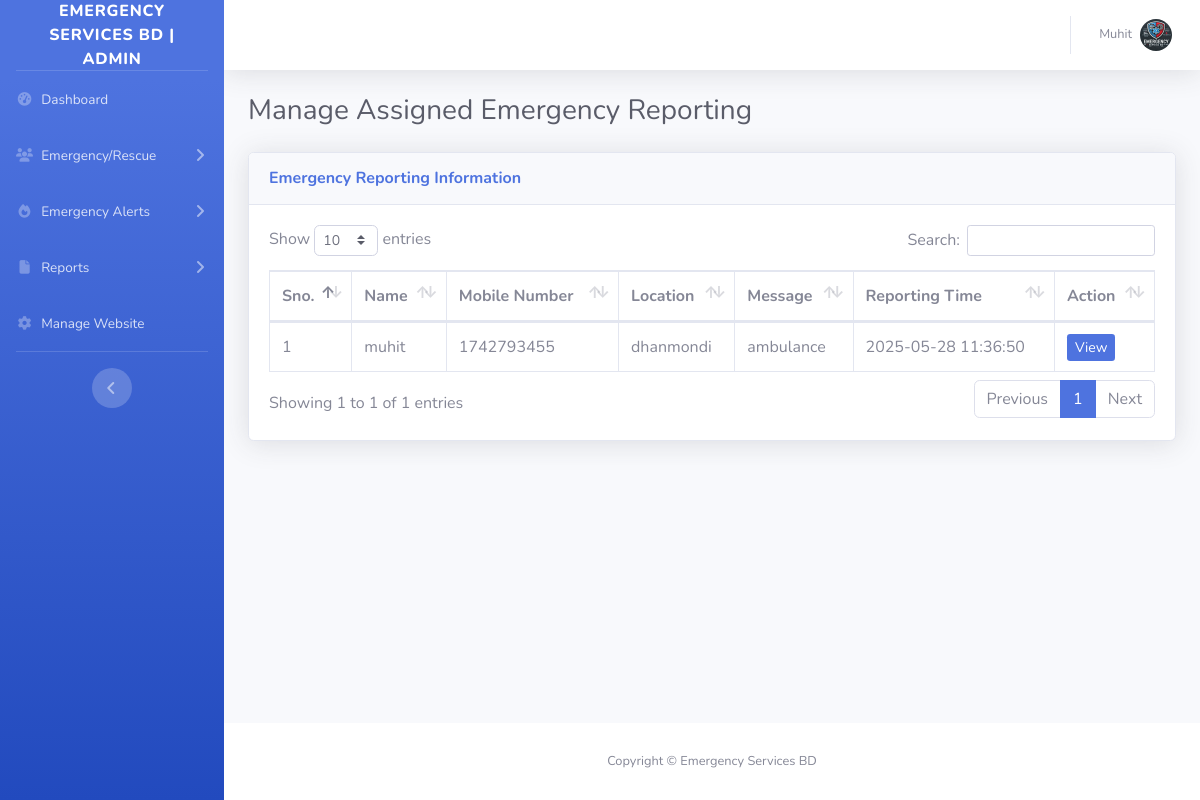
Screenshot of /ofrs/admin/assigned-requests.php (signed in) with the database file from the repository.
### tables this page shows
CREATE TABLE `tblsite` (
  `id` int(11) NOT NULL,
  `siteTitle` varchar(255) DEFAULT NULL,
  `siteLogo` varchar(255) DEFAULT NULL
);

CREATE TABLE `tblfirereport` (
  `id` int(11) NOT NULL,
  `fullName` varchar(255) DEFAULT NULL,
  `mobileNumber` bigint(12) DEFAULT NULL,
  `location` mediumtext DEFAULT NULL,
  `messgae` mediumtext DEFAULT NULL,
  `assignTo` int(11) DEFAULT NULL,
  `status` varchar(120) DEFAULT NULL,
  `postingDate` timestamp NULL DEFAULT current_timestamp(),
  `assignTime` varchar(255) DEFAULT NULL,
  `assignTme` varchar(255) NOT NULL
);

### ofrs/admin/assigned-requests.php (the view, shortened to what this page needs)
<?php session_start();
include_once('includes/config.php');
if (strlen($_SESSION['aid']==0)) {
  header('location:logout.php');
  } else{
?>
<!DOCTYPE html>
<html lang="en">
<head>
    <link href="vendor/fontawesome-free/css/all.min.css" rel="stylesheet" type="text/css">
    <link href="css/sb-admin-2.min.css" rel="stylesheet">
    <link href="vendor/datatables/dataTables.bootstrap4.min.css" rel="stylesheet">
</head>
<body id="page-top">
    <div id="wrapper">
  <?php include_once('includes/sidebar.php');?>
        <div id="content-wrapper" class="d-flex flex-column">
            <div id="content">
<?php include_once('includes/topbar.php');?>
                <div class="container-fluid">
                       <div class="d-sm-flex align-items-center justify-content-between mb-4">
                        <h1 class="h3 mb-0 text-gray-800">Manage Assigned Emergency Reporting</h1>
                    </div>
                    <div class="card shadow mb-4">
                        <div class="card-header py-3">
                            <h6 class="m-0 font-weight-bold text-primary">Emergency Reporting Information</h6>
                        </div>
                        <div class="card-body">
                            <div class="table-responsive">
                                <table class="table table-bordered" id="dataTable" width="100%" cellspacing="0">
                                    <thead>
                                        <tr>
                                            <th>Sno.</th>
                                            <th>Name</th>
                                            <th>Mobile Number</th>
                                            <th>Location </th>
                                             <th>Message</th>
                                             <th>Reporting Time</th>
                                            <th>Action</th>
                                        </tr>
                                    </thead>
                                    <tbody>
<?php $query=mysqli_query($con,"select * from tblfirereport where status='Assigned'");
$cnt=1;
while($row=mysqli_fetch_array($query)){
?>
                                        <tr>
                                            <td><?php echo $cnt;?></td>
                                            <td><?php echo $row['fullName'];?></td>
                                            <td><?php echo $row['mobileNumber'];?></td>
                                            <td><?php echo $row['location'];?></td>
                                            <td><?php echo $row['messgae'];?></td>
                                            <td><?php echo $row['postingDate'];?></td>
                                            <td>
                                <a href="request-details.php?requestid=<?php echo $row['id'];?>" class="btn-sm btn-primary">View</a>
                              </td>
                                        </tr>
                               <?php $cnt++;
                           } ?>
                                    </tbody>
                                </table>
                            </div>
                        </div>
                    </div>
                </div>
            </div>
    <?php include_once('includes/footer.php');?>
        </div>
    </div>
</body>
</html>
<?php } ?>

### ofrs/admin/includes/sidebar.php (shortened to what this page needs)
        <ul class="navbar-nav bg-gradient-primary sidebar sidebar-dark accordion" id="accordionSidebar">
<?php $query=mysqli_query($con,"select * from tblsite");
while($row=mysqli_fetch_array($query)){
$logo=$row['siteLogo'];
$wtitle=$row['siteTitle'];
}  ?>
            <a class="sidebar-brand d-flex align-items-center justify-content-center" href="dashboard.php">
                <div class="sidebar-brand-text mx-3"><?php echo $wtitle;?> | Admin</div>
            </a>
            <hr class="sidebar-divider my-0">
     <li class="nav-item">
                <a class="nav-link" href="dashboard.php">
                    <i class="fas fa-fw fa-tachometer-alt"></i>
                    <span>Dashboard</span></a>
            </li>
<li class="nav-item">
                <a class="nav-link collapsed" href="#" data-toggle="collapse" data-target="#collapsePages1" aria-expanded="true" aria-controls="collapsePages1">
                    <i class="fas fa-fw fa-users"></i>
                    <span>Emergency/Rescue</span>
                </a>
            </li>
<li class="nav-item">
                <a class="nav-link collapsed" href="#" data-toggle="collapse" data-target="#collapsePages" aria-expanded="true" aria-controls="collapsePages">
                    <i class="fas fa-fw fa-fire"></i>
                    <span>Emergency Alerts</span>
                </a>
            </li>
<li class="nav-item">
                <a class="nav-link collapsed" href="#" data-toggle="collapse" data-target="#collapsePages2" aria-expanded="true" aria-controls="collapsePages2">
                    <i class="fas fa-fw fa-file"></i>
                    <span>Reports</span>
                </a>
            </li>
     <li class="nav-item">
                <a class="nav-link" href="manage-site.php">
                      <i class="fas fa-fw fa-cog"></i>
                    <span>Manage Website</span></a>
            </li>
            <hr class="sidebar-divider d-none d-md-block">
            <div class="text-center d-none d-md-inline">
                <button class="rounded-circle border-0" id="sidebarToggle"></button>
            </div>
        </ul>

### ofrs/admin/includes/topbar.php (shortened to what this page needs)
      <nav class="navbar navbar-expand navbar-light bg-white topbar mb-4 static-top shadow">
            <?php if($_SESSION['aid']):?>
                    <ul class="navbar-nav ml-auto">
                        <li class="nav-item dropdown no-arrow">
                            <a class="nav-link dropdown-toggle" href="#" id="userDropdown" role="button"
                                data-toggle="dropdown" aria-haspopup="true" aria-expanded="false">
                <?php
$adid=$_SESSION['aid'];
$ret1=mysqli_query($con,"select AdminName from tbladmin where ID='$adid'");
while($row1=mysqli_fetch_array($ret1)){
?>
                                <span class="mr-2 d-none d-lg-inline text-gray-600 small"><?php  echo $row1['AdminName'];?></span>
                           <?php } ?>
                                <img class="img-profile rounded-circle"
                                    src="uploadeddata/<?php echo $logo;?>">
                            </a>
                        </li>
                    </ul>
                <?php endif;?>
                </nav>

### ofrs/admin/includes/footer.php
<footer class="sticky-footer bg-white">
    <div class="container my-auto">
        <div class="copyright text-center my-auto">
            <span>Copyright &copy; <?php echo $wtitle;?> </span>
        </div>
    </div>
</footer>

### rows the page displays
tblsite: siteTitle "EMERGENCY SERVICES BD", siteLogo (picture), siteTitle "Emergency Services BD"
tblfirereport: fullName "muhit", mobileNumber "1742793455", location "dhanmondi", messgae "ambulance", postingDate "2025-05-28 11:36:50"

### other values shown
$row1['AdminName'] "Muhit"
